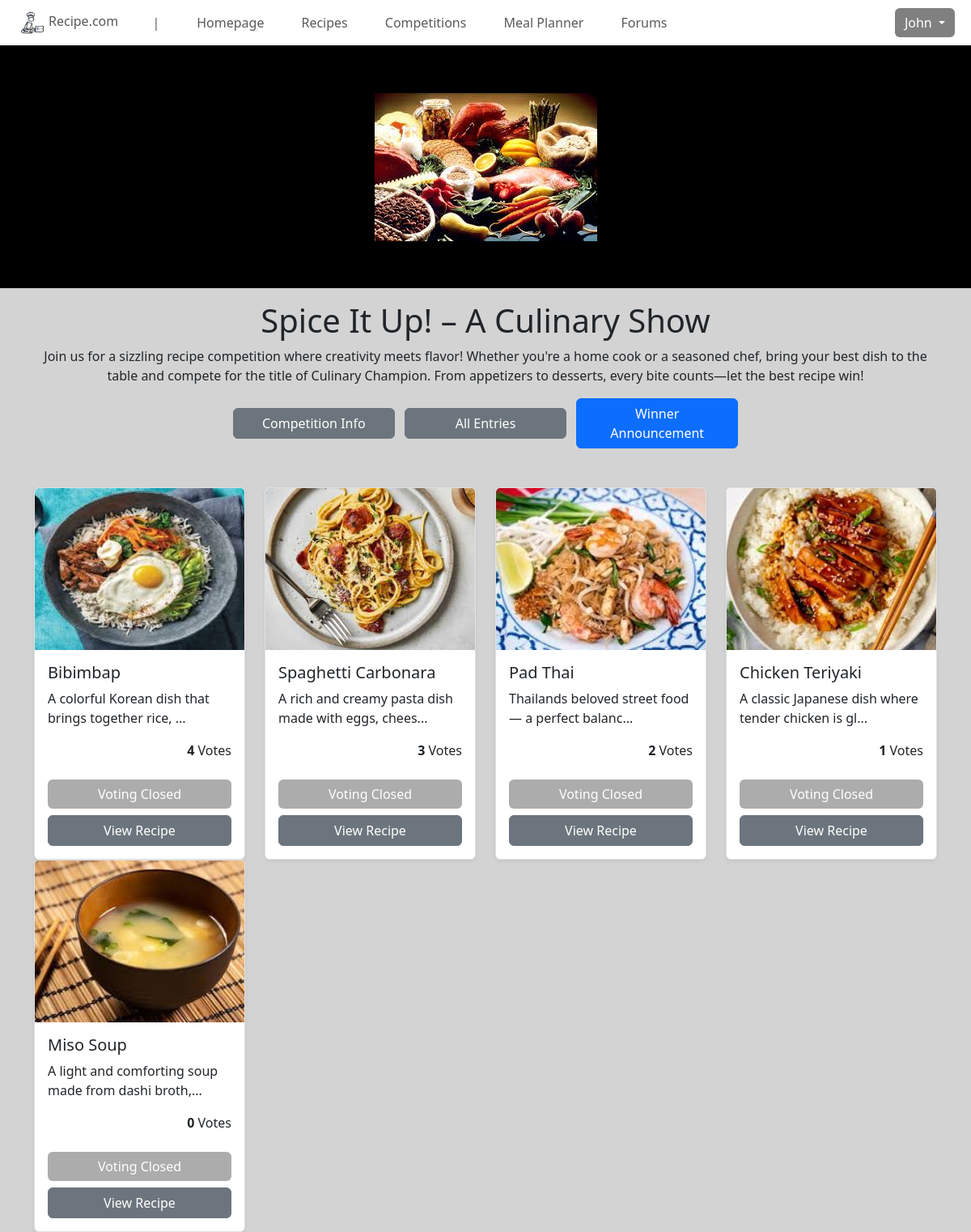
Screenshot of /view/view_comp?comp_id=1 (signed in) with the database file from the repository.
### tables this page shows
CREATE TABLE `competition` (
  `comp_id` int(10) NOT NULL,
  `comp_title` varchar(30) NOT NULL,
  `comp_image` varchar(100) NOT NULL,
  `comp_desc` text NOT NULL,
  `comp_theme` varchar(50) NOT NULL,
  `start_date` date NOT NULL,
  `end_date` date NOT NULL
);

CREATE TABLE `competition_entry` (
  `entry_id` int(10) NOT NULL,
  `comp_id` int(10) NOT NULL,
  `user_id` int(10) NOT NULL,
  `recipe_id` int(10) NOT NULL
);

CREATE TABLE `recipe` (
  `recipe_id` int(10) NOT NULL,
  `user_id` int(10) NOT NULL,
  `title` text NOT NULL,
  `description` text NOT NULL,
  `images` text NOT NULL,
  `cuisine` varchar(10) NOT NULL,
  `difficulty` int(1) NOT NULL,
  `cooking_time` int(3) NOT NULL,
  `created_time` datetime NOT NULL
);

### model/comp_model.php (called while the page is built, shortened)
<?php
class Competition {
    private $conn;
    public function __construct($db) {
        $this->conn = $db;
    }
    public function getComp($comp_id) {
        $sql = "SELECT * FROM competition WHERE comp_id = ?";
        $stmt = $this->conn->prepare($sql);
        $stmt->bind_param("i", $comp_id);
        $stmt->execute();
        $result = $stmt->get_result();
        $comp = $result->fetch_assoc();
        $stmt_prizes = $this->conn->prepare("SELECT * FROM competition_prize WHERE comp_id = ? ORDER BY prize_num ASC");
        $stmt_prizes->bind_param("i", $comp_id);
        $stmt_prizes->execute();
        $prizes_result = $stmt_prizes->get_result();
        while ($row = $prizes_result->fetch_assoc()) {
            $prize[] = $row['prize_desc'];
        }
        $comp['prizes'] = $prize;
        return $comp;
    }
    public function getAllEntries($comp_id) {
        $sql = "SELECT r.*, ce.*, u.username, COUNT(cv.vote_id) AS vote_count
                FROM competition_entry ce
                JOIN recipe r ON ce.recipe_id = r.recipe_id
                JOIN user u ON r.user_id = u.user_id
                LEFT JOIN competition_vote cv ON ce.entry_id = cv.entry_id
                WHERE ce.comp_id = ?
                GROUP BY ce.entry_id";
        $stmt = $this->conn->prepare($sql);
        $stmt->bind_param("i", $comp_id);
        $stmt->execute();
        $result = $stmt->get_result();
        return $result->fetch_all(MYSQLI_ASSOC);
    }
}
?>

### controller/comp_controller.php (called while the page is built, shortened)
<?php
require_once '../model/comp_model.php';
class CompetitionController {
    private $compModel;
    public function __construct($db) {
        $this->compModel = new Competition($db);
    }
    public function getComp($comp_id) {
        return $this->compModel->getComp($comp_id);
    }
    public function getAllEntries($comp_id) {
        return $this->compModel->getAllEntries($comp_id);
    }
}
?>

### view/view_comp.php (the view, shortened to what this page needs)
<?php
require '../config/db_connection.php';
require '../controller/comp_controller.php';
$compController = new CompetitionController($conn);
$comp = $compController->getComp($_GET['comp_id']);
$allEntries = $compController->getAllEntries($_GET['comp_id']);
usort($allEntries, function ($a, $b) {
    return $b['vote_count'] - $a['vote_count'];
});
?>
<!DOCTYPE html>
<html lang="en">
<head>
    <link rel="stylesheet" href="../assets/css/header.css">
    <link rel="stylesheet" href="../assets/css/styles.css">
    <link href="https://cdn.jsdelivr.net/npm/bootstrap@5.3.3/dist/css/bootstrap.min.css" rel="stylesheet">
</head>
<body>
    <?php include '../includes/header.php'; ?>
    <div id="comp-image-section">
        <img src="<?= (!empty($comp['comp_image']) ? '../uploads/comp/' . $comp['comp_image'] : '../assets/images/default_comp.png'); ?>" style="max-width: 100%; max-height: 100%; object-fit: contain;" alt="Competition Image">
    </div>
    <div class="container mb-5 mt-3">
        <div class="row">
            <div class="col-12 text-center">
                <h1><?php echo $comp['comp_title']; ?></h1>
                <p><?php echo $comp['comp_desc']; ?></p>
            </div>
        </div>
        <div class="row">
            <div class="col-12 text-center">
                <a href="#info" class="btn btn-secondary me-2" style="width: 200px;" id="info-btn">Competition Info</a>
                <a href="#entries" class="btn btn-secondary me-2" style="width: 200px;" id="entries-btn">All Entries</a>
                <?php if (strtotime(date('Y-m-d')) >= strtotime($comp['end_date'] . ' + 11 days')) : ?>
                    <a href="#announcement" class="btn btn-primary" style="width: 200px;" id="announcement-btn">Winner Announcement</a>
                <?php endif; ?>
            </div>
        </div>
    </div>
    <div class="content-section" id="entries">
        <div class="container">
            <div class="row row-cols-4">
                <?php if (empty($allEntries)) : ?>
                    <div class="col-12 text-center">
                        <p class="lead">No entries yet.</p>
                    </div>
                <?php else : ?>
                    <?php foreach ($allEntries as $i => $entry) : ?>
                        <div class="col">
                            <form action="view_comp?comp_id=<?php echo $_GET['comp_id'] ?>#entries" method="post" onsubmit="return confirmVote();">
                                <div class="card border shadow-sm" style="width: 100%;">
                                    <img src="<?= (!empty($entry['images']) ? '../uploads/recipes/' . $entry['images'] : '../assets/images/default_recipe.png'); ?>" class="card-img-top" alt="Recipe Image" style="height: 200px; object-fit: cover;">
                                    <div class="d-flex flex-column card-body justify-content-between p-3 text-start">
                                        <h5 class="card-title"><?= htmlspecialchars($entry['title']) ?></h5>
                                        <p class="card-text"><?= htmlspecialchars(substr($entry['description'], 0, 50)) . '...'; ?></p>
                                        <p class="card-text text-end"><b><?= htmlspecialchars($entry['vote_count']) ?></b> Votes</p>
                                        <?php if (strtotime($comp['end_date'] . ' + 11 days') > time()) : ?>
                                            <button type="submit" class="btn btn-success mt-2">Vote</button>
                                        <?php else : ?>
                                            <button type="submit" class="btn btn-secondary mt-2 disabled" disabled>Voting Closed</button>
                                        <?php endif; ?>
                                        <a href="view_recipe?recipe_id=<?= $entry['recipe_id'] ?>" class="btn btn-secondary mt-2 text-white">View Recipe</a>
                                    </div>
                                </div>
                            </form>
                        </div>
                    <?php endforeach; ?>
                <?php endif; ?>
            </div>
        </div>
    </div>
</body>
</html>

### assets/css/styles.css (style rules this page uses)
body { background-color: #d3d3d3 !important; }
button { background-color: grey !important; border: none !important; color: white !important; }

### view/view_comp.php (style rules this page uses)
#comp-image-section { background-color: black; height: 300px; display: flex; align-items: center; justify-content: center; }

### rows the page displays
competition: comp_image (picture), comp_title "Spice It Up! – A Culinary Show", comp_desc "Join us for a sizzling recipe competition where creativity meets flavor! Whether you're a home cook or a seasoned chef, bring your best dish to the table and compete for the title of Culinary Champion. From appetizers to desserts, every bite counts—let the best recipe win!"
competition_entry: recipe.images (picture), recipe.title "Bibimbap", recipe.description "A colorful Korean dish that brings together rice,", vote_count "4"
competition_entry: recipe.images (picture), recipe.title "Spaghetti Carbonara", recipe.description "A rich and creamy pasta dish made with eggs, chees", vote_count "3"
competition_entry: recipe.images (picture), recipe.title "Pad Thai", recipe.description "Thailands beloved street food — a perfect balanc", vote_count "2"
competition_entry: recipe.images (picture), recipe.title "Chicken Teriyaki", recipe.description "A classic Japanese dish where tender chicken is gl", vote_count "1"
competition_entry: recipe.images (picture), recipe.title "Miso Soup", recipe.description "A light and comforting soup made from dashi broth,", vote_count "0"

### other values shown
$_SESSION['username'] "John"
